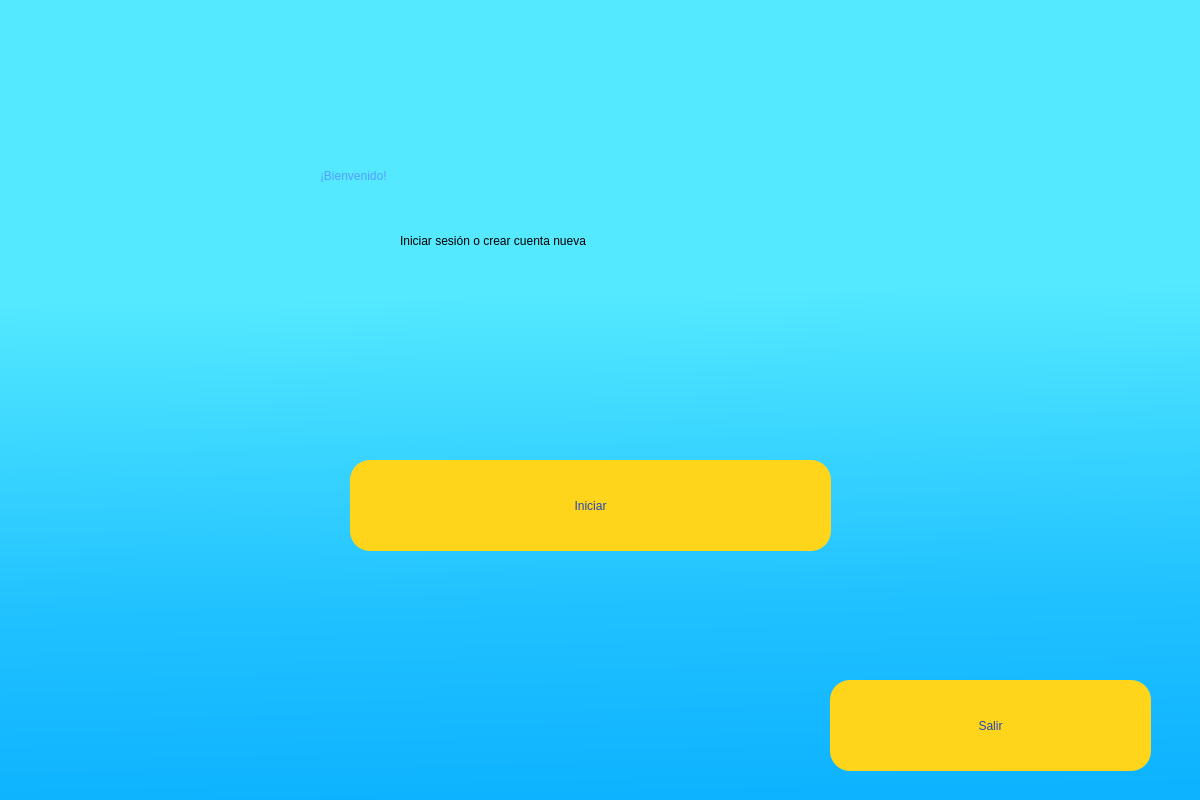
<?xml version="1.0" encoding="UTF-8"?>
<ui version="4.0">
 <class>Dialog</class>
 <widget class="QDialog" name="Dialog">
  <property name="geometry">
   <rect>
    <x>0</x>
    <y>0</y>
    <width>1200</width>
    <height>800</height>
   </rect>
  </property>
  <property name="windowTitle">
   <string>Dialog</string>
  </property>
  <widget class="QWidget" name="bgwidget" native="true">
   <property name="geometry">
    <rect>
     <x>0</x>
     <y>0</y>
     <width>1200</width>
     <height>800</height>
    </rect>
   </property>
   <property name="styleSheet">
    <string notr="true">QWidget#bgwidget{
background-color: qlineargradient(spread:pad, x1:0.2441, y1:0.318, x2:0.263682, y2:1, stop:0.079602 rgba(84, 233, 255, 255), stop:0.636816 rgba(33, 194, 255, 255), stop:1 rgba(14, 179, 255, 255));}</string>
   </property>
   <widget class="QLabel" name="label">
    <property name="geometry">
     <rect>
      <x>320</x>
      <y>130</y>
      <width>561</width>
      <height>91</height>
     </rect>
    </property>
    <property name="styleSheet">
     <string notr="true">font: 63 italic 48pt &quot;Cascadia Mono SemiBold&quot;;
color: rgb(84, 158, 255);
</string>
    </property>
    <property name="text">
     <string>¡Bienvenido!</string>
    </property>
   </widget>
   <widget class="QLabel" name="label_2">
    <property name="geometry">
     <rect>
      <x>400</x>
      <y>220</y>
      <width>511</width>
      <height>41</height>
     </rect>
    </property>
    <property name="styleSheet">
     <string notr="true">font: 18pt &quot;MS PGothic&quot;;</string>
    </property>
    <property name="text">
     <string>Iniciar sesión o crear cuenta nueva</string>
    </property>
   </widget>
   <widget class="QPushButton" name="inicioBoton">
    <property name="enabled">
     <bool>true</bool>
    </property>
    <property name="geometry">
     <rect>
      <x>350</x>
      <y>460</y>
      <width>481</width>
      <height>91</height>
     </rect>
    </property>
    <property name="styleSheet">
     <string notr="true">border-radius:20px;
background-color: rgb(254, 213, 27);
font: 18pt &quot;MS Shell Dlg 2&quot;;
color: rgb(37, 70, 180);

</string>
    </property>
    <property name="text">
     <string>Iniciar</string>
    </property>
   </widget>
   <widget class="QPushButton" name="salirBoton">
    <property name="enabled">
     <bool>true</bool>
    </property>
    <property name="geometry">
     <rect>
      <x>830</x>
      <y>680</y>
      <width>321</width>
      <height>91</height>
     </rect>
    </property>
    <property name="styleSheet">
     <string notr="true">border-radius:20px;
background-color: rgb(254, 213, 27);
font: 18pt &quot;MS Shell Dlg 2&quot;;
color: rgb(37, 70, 180);

</string>
    </property>
    <property name="text">
     <string>Salir</string>
    </property>
   </widget>
  </widget>
 </widget>
 <resources/>
 <connections/>
</ui>
